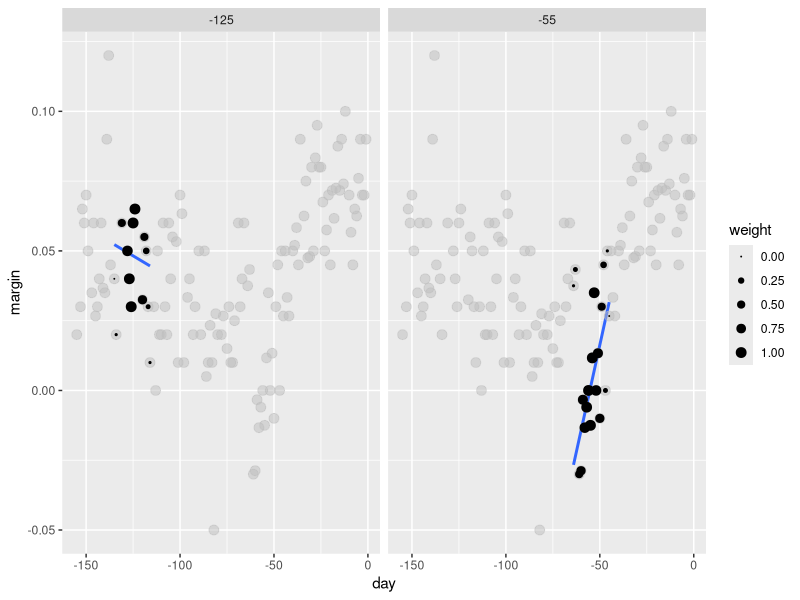
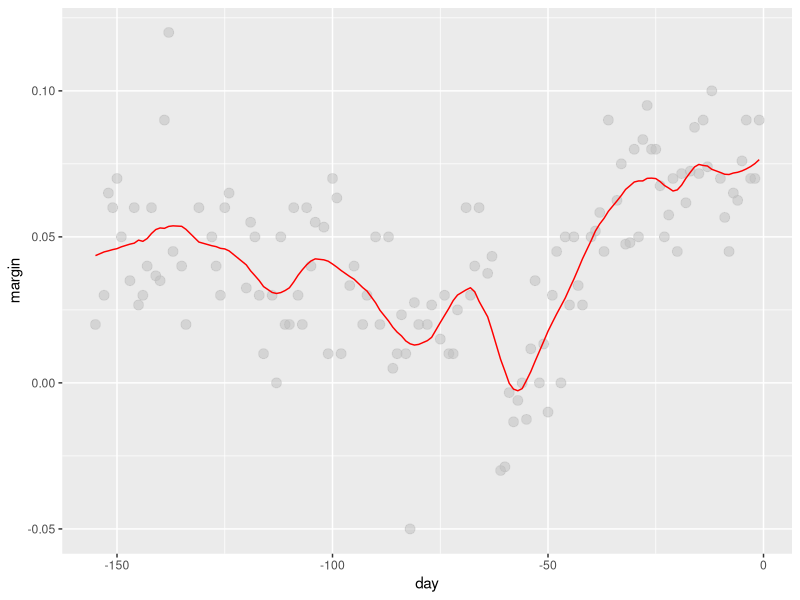
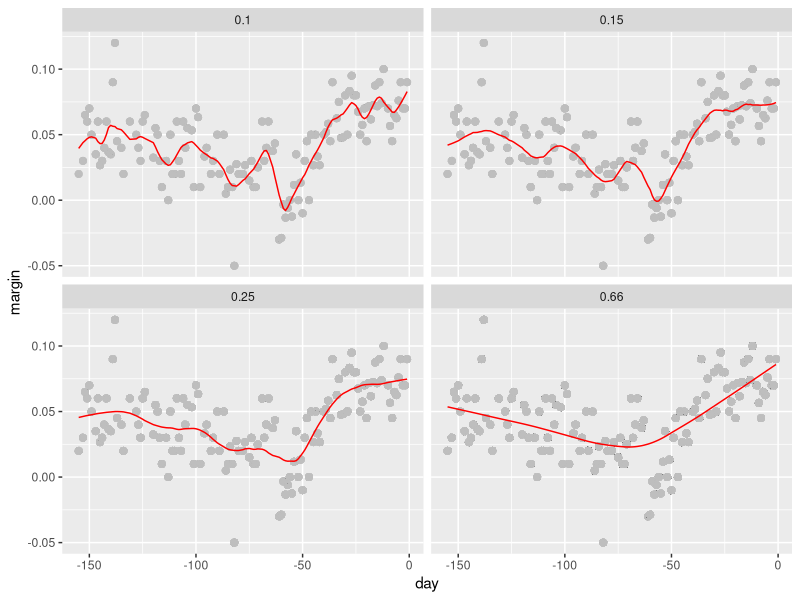

Generate these figures, in order, with R:
# Load the necessary libraries
library(tidyverse)    # For data manipulation and visualization
library(dslabs)       # Contains the `polls_2008` dataset
library(broom)        # For tidying model outputs



#### 1. Calculate Span and Weights

# Calculate the span as a proportion of the total range of days in polls_2008
span <- 21 / diff(range(polls_2008$day))

# Prepare a temporary dataset for visualization
tmp <- polls_2008 %>%
  crossing(center = polls_2008$day) %>%  # Create combinations of every day with all other days
  mutate(dist = abs(day - center)) %>%  # Compute the absolute distance between days
  filter(rank(dist) / n() <= span) %>%  # Keep rows where the distance falls within the span
  mutate(weight = (1 - (dist / max(dist)) ^ 3) ^ 3)  # Assign weights using the Tukey tri-weight function



#### 2. Filter Data and Visualize

tmp %>% 
  filter(center %in% c(-125, -55)) %>%  # Filter for two specific center days
  ggplot(aes(day, margin)) +  # Initialize ggplot with day on x-axis and margin on y-axis
  scale_size(range = c(0, 3)) +  # Scale the size of points
  geom_smooth(aes(group = center, weight = weight),  # Add smoothed lines with weights
              method = "lm", se = FALSE) +
  geom_point(data = polls_2008, size = 3, alpha = .5, color = "grey") +  # Plot original data points in grey
  geom_point(aes(size = weight)) +  # Highlight points with their weights
  facet_wrap(~center)  # Create separate plots for each center value



#### 3. Fit Loess Model and Plot

total_days <- diff(range(polls_2008$day))  # Calculate the total range of days
span <- 21 / total_days  # Recalculate span as a proportion

fit <- loess(margin ~ day, degree = 1, span = span, data = polls_2008)  # Fit a loess model

polls_2008 %>% mutate(smooth = fit$fitted) %>%  # Add smoothed values to the dataset
  ggplot(aes(day, margin)) +
  geom_point(size = 3, alpha = .5, color = "grey") +  # Plot original data points in grey
  geom_line(aes(day, smooth), color = "red")  # Add the smoothed line in red



#### 4. Define span values

spans <- c(.66, 0.25, 0.15, 0.10)  # Define a set of spans to compare



#### 5. Fit loess models for each span

fits <- data_frame(span = spans) %>%  # Create a dataframe with span values
  group_by(span) %>%  # Group by span
  do(broom::augment(loess(margin ~ day, degree = 1, span = .$span, data = polls_2008)))  # Fit and augment loess for each span



#### 6. Visualize and Compare

# Create a temporary dataset with weights for visualization
tmp <- fits %>%
  crossing(center = polls_2008$day) %>%  # Cross every day with all other days
  mutate(dist = abs(day - center)) %>%  # Compute absolute distance between days
  filter(rank(dist) / n() <= span) %>%  # Keep rows where the distance falls within the span
  mutate(weight = (1 - (dist / max(dist)) ^ 3) ^ 3)  # Assign weights using Tukey tri-weight

# Visualize the loess fits for different spans
tmp %>% ggplot(aes(day, margin)) +
  geom_point(size = 2, alpha = .5, color = "grey") +  # Plot original data points in grey
  geom_line(aes(day, .fitted), data = fits, color = "red") +  # Add smoothed lines in red
  facet_wrap(~span)  # Create separate plots for each span
